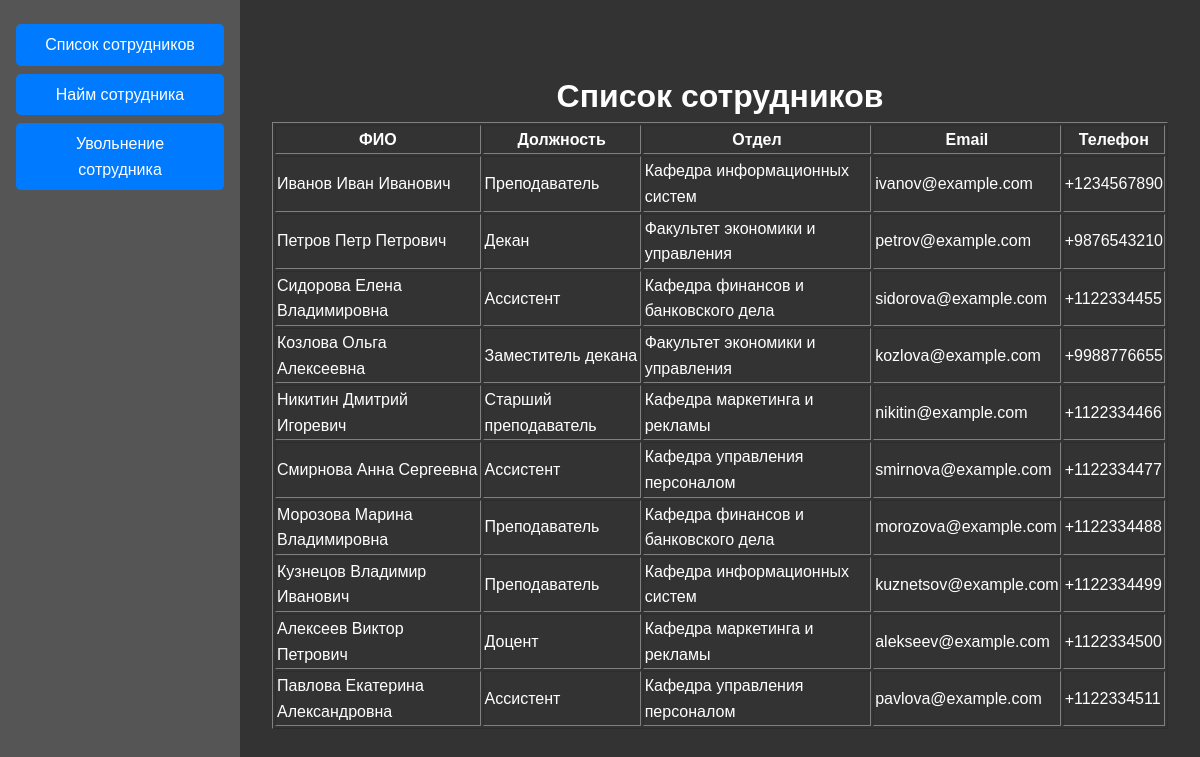
Screenshot of /employee with the database file from the repository.
### tables this page shows
CREATE TABLE IF NOT EXISTS `employees` (
  `id` int(11) NOT NULL AUTO_INCREMENT,
  `full_name` varchar(100) NOT NULL,
  `position` varchar(100) NOT NULL,
  `department` varchar(100) NOT NULL,
  `email` varchar(100) NOT NULL,
  `phone` varchar(20) NOT NULL,
  PRIMARY KEY (`id`)
);

### index.php (called while the page is built, shortened)
<?php
require_once 'app/core/Router.php';
$router = new Router();
$router->route();

### app/controllers/EmployeeController.php (called while the page is built)
<?php
require_once "app/models/EmployeeModel.php";
require_once "app/views/EmployeeView.php";
class EmployeeController {
    private $model;
    private $view;
    public function __construct($conn) {
        $this->model = new EmployeeModel($conn);
        $this->view = new EmployeeView();
    }
    public function index() {
        $employees = $this->model->getEmployees();
        $this->view->render($employees);
    }
}

### app/models/EmployeeModel.php (called while the page is built)
<?php
class EmployeeModel {
    private $conn;
    public function __construct($conn){
        $this->conn = $conn;
    }
    public function getEmployees() {
        $sql = "SELECT * FROM employees";
        return $this->conn->query($sql);
    }
}

### app/views/EmployeeView.php (the view, shortened to what this page needs)
<?php
class EmployeeView {
    public function render($employees) {
        echo '<!DOCTYPE html>
        <html lang="en">
        <head>
            <meta charset="UTF-8">
            <meta name="viewport" content="width=device-width, initial-scale=1.0">
            <title>Список сотрудников</title>
        </head>
        <body>
            <h1>Список сотрудников</h1>
            <table border="1">
                <thead>
                    <tr>
                        <th>ФИО</th>
                        <th>Должность</th>
                        <th>Отдел</th>
                        <th>Email</th>
                        <th>Телефон</th>
                    </tr>
                </thead>
                <tbody>';
                if ($employees->num_rows > 0) {
                    while($row = $employees->fetch_assoc()) {
                        echo "<tr>";
                        echo "<td>" . $row["full_name"] . "</td>";
                        echo "<td>" . $row["position"] . "</td>";
                        echo "<td>" . $row["department"] . "</td>";
                        echo "<td>" . $row["email"] . "</td>";
                        echo "<td>" . $row["phone"] . "</td>";
                        echo "</tr>";
                    }
                } else {
                    echo "0 результатов";
                }
                echo '</tbody>
            </table>
        </body>
        </html>
        ';
    }
}

### includes/header.php (shortened to what this page needs)
<!DOCTYPE html>
<html lang="en">
<head>
    <link rel="stylesheet" href="includes/css/main.css">
</head>
<body>
    <header>
        <a href="/employee" class="button">Список сотрудников</a>
        <a href="/hiring" class="button">Найм сотрудника</a>
        <a href="/termination" class="button">Увольнение сотрудника</a>
    </header>
    <main>

### app/core/Router.php (shortened to what this page needs)
<?php
class Router {
    public function route() {
        $uri = $_SERVER['REQUEST_URI'];
        include 'app/controllers/EmployeeController.php';
        $db = new Database();
        include 'includes/header.php';
        switch ($uri) {
            case '/employee':
                $controller = new EmployeeController($db->conn);
                $controller->index();
                break;
        }
    }
}

### includes/css/main.css (style rules this page uses)
body, h1, h2, h3, p, button, input, label, form, header, footer, main { margin: 0; padding: 0; box-sizing: border-box; }
body { font-family: 'Arial', sans-serif; line-height: 1.6; background-color: #333; color: #fff; display: flex; flex-direction: row; min-height: 100vh; }
header { background-color: #555; color: #fff; padding: 1rem; text-align: center; flex: 0 0 20%; }
main { padding: 2rem; flex: 1; display: flex; align-items: center; justify-content: center; flex-direction: column; }
.button { display: block; background-color: #007bff; color: #fff; padding: 0.5rem 1rem; text-decoration: none; border: none; border-radius: 5px; cursor: pointer; transition: background-color 0.3s ease; width: auto; margin-top: 0.5rem; }

### rows the page displays
employees: full_name "Иванов Иван Иванович", position "Преподаватель", department "Кафедра информационных систем", email "ivanov@example.com", phone "+1234567890"
employees: full_name "Петров Петр Петрович", position "Декан", department "Факультет экономики и управления", email "petrov@example.com", phone "+9876543210"
employees: full_name "Сидорова Елена Владимировна", position "Ассистент", department "Кафедра финансов и банковского дела", email "sidorova@example.com", phone "+1122334455"
employees: full_name "Козлова Ольга Алексеевна", position "Заместитель декана", department "Факультет экономики и управления", email "kozlova@example.com", phone "+9988776655"
employees: full_name "Никитин Дмитрий Игоревич", position "Старший преподаватель", department "Кафедра маркетинга и рекламы", email "nikitin@example.com", phone "+1122334466"
employees: full_name "Смирнова Анна Сергеевна", position "Ассистент", department "Кафедра управления персоналом", email "smirnova@example.com", phone "+1122334477"
employees: full_name "Морозова Марина Владимировна", position "Преподаватель", department "Кафедра финансов и банковского дела", email "morozova@example.com", phone "+1122334488"
employees: full_name "Кузнецов Владимир Иванович", position "Преподаватель", department "Кафедра информационных систем", email "kuznetsov@example.com", phone "+1122334499"
employees: full_name "Алексеев Виктор Петрович", position "Доцент", department "Кафедра маркетинга и рекламы", email "alekseev@example.com", phone "+1122334500"
employees: full_name "Павлова Екатерина Александровна", position "Ассистент", department "Кафедра управления персоналом", email "pavlova@example.com", phone "+1122334511"
